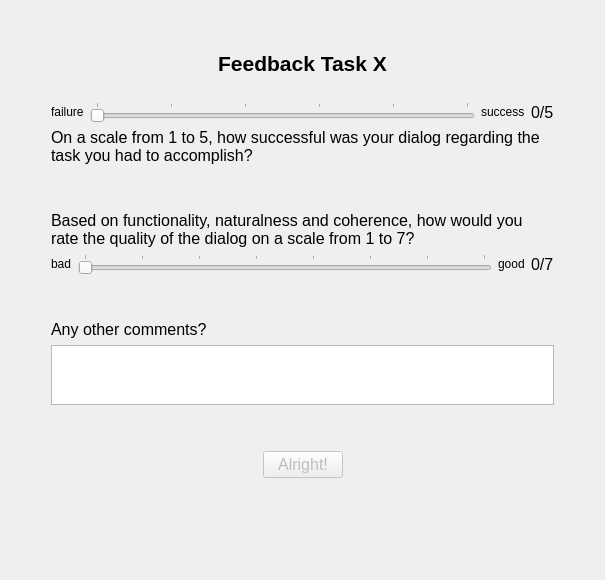
<?xml version="1.0" encoding="UTF-8"?>
<ui version="4.0">
 <class>Form</class>
 <widget class="QWidget" name="Form">
  <property name="geometry">
   <rect>
    <x>0</x>
    <y>0</y>
    <width>605</width>
    <height>580</height>
   </rect>
  </property>
  <property name="windowTitle">
   <string>Form</string>
  </property>
  <layout class="QHBoxLayout" name="horizontalLayout">
   <item>
    <layout class="QVBoxLayout" name="verticalLayout">
     <property name="leftMargin">
      <number>40</number>
     </property>
     <property name="topMargin">
      <number>40</number>
     </property>
     <property name="rightMargin">
      <number>40</number>
     </property>
     <item>
      <layout class="QVBoxLayout" name="verticalLayout_2">
       <item>
        <widget class="QLabel" name="header">
         <property name="font">
          <font>
           <pointsize>16</pointsize>
           <weight>75</weight>
           <bold>true</bold>
          </font>
         </property>
         <property name="text">
          <string>Feedback Task X</string>
         </property>
         <property name="alignment">
          <set>Qt::AlignCenter</set>
         </property>
        </widget>
       </item>
       <item>
        <spacer name="verticalSpacer">
         <property name="orientation">
          <enum>Qt::Vertical</enum>
         </property>
         <property name="sizeType">
          <enum>QSizePolicy::Fixed</enum>
         </property>
         <property name="sizeHint" stdset="0">
          <size>
           <width>20</width>
           <height>20</height>
          </size>
         </property>
        </spacer>
       </item>
       <item>
        <layout class="QHBoxLayout" name="horizontalLayout_2">
         <item>
          <widget class="QLabel" name="label_2">
           <property name="text">
            <string>failure</string>
           </property>
          </widget>
         </item>
         <item>
          <widget class="QSlider" name="success_slider">
           <property name="minimum">
            <number>0</number>
           </property>
           <property name="maximum">
            <number>5</number>
           </property>
           <property name="pageStep">
            <number>1</number>
           </property>
           <property name="value">
            <number>0</number>
           </property>
           <property name="tracking">
            <bool>true</bool>
           </property>
           <property name="orientation">
            <enum>Qt::Horizontal</enum>
           </property>
           <property name="tickPosition">
            <enum>QSlider::TicksAbove</enum>
           </property>
           <property name="tickInterval">
            <number>1</number>
           </property>
          </widget>
         </item>
         <item>
          <widget class="QLabel" name="label_4">
           <property name="text">
            <string>success</string>
           </property>
          </widget>
         </item>
         <item>
          <widget class="QLabel" name="success_display">
           <property name="font">
            <font>
             <pointsize>12</pointsize>
            </font>
           </property>
           <property name="text">
            <string>0/5</string>
           </property>
          </widget>
         </item>
        </layout>
       </item>
       <item>
        <widget class="QLabel" name="label">
         <property name="font">
          <font>
           <pointsize>12</pointsize>
          </font>
         </property>
         <property name="text">
          <string>On a scale from 1 to 5, how successful was your dialog regarding the task you had to accomplish?</string>
         </property>
         <property name="wordWrap">
          <bool>true</bool>
         </property>
        </widget>
       </item>
       <item>
        <spacer name="verticalSpacer_2">
         <property name="orientation">
          <enum>Qt::Vertical</enum>
         </property>
         <property name="sizeType">
          <enum>QSizePolicy::Fixed</enum>
         </property>
         <property name="sizeHint" stdset="0">
          <size>
           <width>20</width>
           <height>40</height>
          </size>
         </property>
        </spacer>
       </item>
       <item>
        <widget class="QLabel" name="label_3">
         <property name="font">
          <font>
           <pointsize>12</pointsize>
          </font>
         </property>
         <property name="text">
          <string>Based on functionality, naturalness and coherence, how would you rate the quality of the dialog on a scale from 1 to 7?</string>
         </property>
         <property name="wordWrap">
          <bool>true</bool>
         </property>
        </widget>
       </item>
       <item>
        <layout class="QHBoxLayout" name="horizontalLayout_3">
         <item>
          <widget class="QLabel" name="label_6">
           <property name="text">
            <string>bad</string>
           </property>
          </widget>
         </item>
         <item>
          <widget class="QSlider" name="quality_slider">
           <property name="maximum">
            <number>7</number>
           </property>
           <property name="pageStep">
            <number>1</number>
           </property>
           <property name="orientation">
            <enum>Qt::Horizontal</enum>
           </property>
           <property name="tickPosition">
            <enum>QSlider::TicksAbove</enum>
           </property>
           <property name="tickInterval">
            <number>1</number>
           </property>
          </widget>
         </item>
         <item>
          <widget class="QLabel" name="label_7">
           <property name="text">
            <string>good</string>
           </property>
          </widget>
         </item>
         <item>
          <widget class="QLabel" name="quality_display">
           <property name="font">
            <font>
             <pointsize>12</pointsize>
            </font>
           </property>
           <property name="text">
            <string>0/7</string>
           </property>
          </widget>
         </item>
        </layout>
       </item>
       <item>
        <spacer name="verticalSpacer_3">
         <property name="orientation">
          <enum>Qt::Vertical</enum>
         </property>
         <property name="sizeType">
          <enum>QSizePolicy::Fixed</enum>
         </property>
         <property name="sizeHint" stdset="0">
          <size>
           <width>20</width>
           <height>40</height>
          </size>
         </property>
        </spacer>
       </item>
       <item>
        <widget class="QLabel" name="label_5">
         <property name="sizePolicy">
          <sizepolicy hsizetype="Preferred" vsizetype="Preferred">
           <horstretch>0</horstretch>
           <verstretch>0</verstretch>
          </sizepolicy>
         </property>
         <property name="font">
          <font>
           <pointsize>12</pointsize>
          </font>
         </property>
         <property name="text">
          <string>Any other comments?</string>
         </property>
        </widget>
       </item>
       <item>
        <widget class="QPlainTextEdit" name="comments">
         <property name="sizePolicy">
          <sizepolicy hsizetype="Expanding" vsizetype="Maximum">
           <horstretch>0</horstretch>
           <verstretch>0</verstretch>
          </sizepolicy>
         </property>
         <property name="maximumSize">
          <size>
           <width>16777215</width>
           <height>60</height>
          </size>
         </property>
         <property name="font">
          <font>
           <pointsize>11</pointsize>
          </font>
         </property>
         <property name="placeholderText">
          <string/>
         </property>
        </widget>
       </item>
       <item>
        <spacer name="verticalSpacer_4">
         <property name="orientation">
          <enum>Qt::Vertical</enum>
         </property>
         <property name="sizeType">
          <enum>QSizePolicy::Fixed</enum>
         </property>
         <property name="sizeHint" stdset="0">
          <size>
           <width>20</width>
           <height>40</height>
          </size>
         </property>
        </spacer>
       </item>
       <item>
        <layout class="QHBoxLayout" name="horizontalLayout_4">
         <item>
          <spacer name="horizontalSpacer">
           <property name="orientation">
            <enum>Qt::Horizontal</enum>
           </property>
           <property name="sizeHint" stdset="0">
            <size>
             <width>40</width>
             <height>20</height>
            </size>
           </property>
          </spacer>
         </item>
         <item>
          <widget class="QPushButton" name="send">
           <property name="enabled">
            <bool>false</bool>
           </property>
           <property name="font">
            <font>
             <pointsize>12</pointsize>
            </font>
           </property>
           <property name="text">
            <string>Alright!</string>
           </property>
          </widget>
         </item>
         <item>
          <spacer name="horizontalSpacer_2">
           <property name="orientation">
            <enum>Qt::Horizontal</enum>
           </property>
           <property name="sizeHint" stdset="0">
            <size>
             <width>40</width>
             <height>20</height>
            </size>
           </property>
          </spacer>
         </item>
        </layout>
       </item>
       <item>
        <spacer name="verticalSpacer_5">
         <property name="orientation">
          <enum>Qt::Vertical</enum>
         </property>
         <property name="sizeHint" stdset="0">
          <size>
           <width>20</width>
           <height>40</height>
          </size>
         </property>
        </spacer>
       </item>
      </layout>
     </item>
    </layout>
   </item>
  </layout>
 </widget>
 <resources/>
 <connections/>
</ui>
